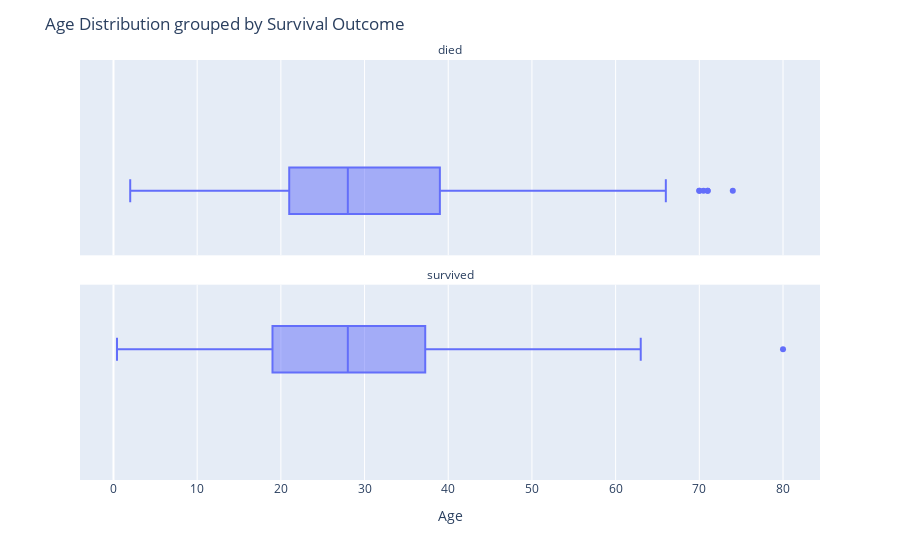

The code cell stored with this chart in its notebook:
### Markdown cell above
## 8. Is survival correlated with passenger age?

### Code cell
fig = px.box(df.replace({0:'died',1:'survived'}),
             x='Age',
             facet_col='Survived',
             facet_col_wrap=1)
fig.update_layout(title='Age Distribution grouped by Survival Outcome')
fig.for_each_annotation(lambda a: a.update(text=a.text.split("=")[1]))
fig.show()

### Figure 1 — Plotly figure (JSON) as saved in the notebook; plotly's stock layout.template omitted (floating-point values rounded to 4 significant figures; data arrays with more than 128 entries replaced by an {"elided": "..."} marker saying what was removed)
{"data": [{"alignmentgroup": "True", "hovertemplate": "Survived=died<br>Age=%{x}<extra></extra>", "legendgroup": "", "marker": {"color": "#636efa"}, "name": "", "notched": false, "offsetgroup": "", "orientation": "h", "showlegend": false, "type": "box", "x": {"elided": "549 mixed values"}, "x0": " ", "xaxis": "x2", "y0": " ", "yaxis": "y2"}, {"alignmentgroup": "True", "hovertemplate": "Survived=survived<br>Age=%{x}<extra></extra>", "legendgroup": "", "marker": {"color": "#636efa"}, "name": "", "notched": false, "offsetgroup": "", "orientation": "h", "showlegend": false, "type": "box", "x": {"elided": "342 mixed values"}, "x0": " ", "xaxis": "x", "y0": " ", "yaxis": "y"}], "layout": {"annotations": [{"font": {}, "showarrow": false, "text": "survived", "x": 0.5, "xanchor": "center", "xref": "paper", "y": 0.465, "yanchor": "bottom", "yref": "paper"}, {"font": {}, "showarrow": false, "text": "died", "x": 0.5, "xanchor": "center", "xref": "paper", "y": 1.0, "yanchor": "bottom", "yref": "paper"}], "boxmode": "group", "legend": {"tracegroupgap": 0}, "margin": {"t": 60}, "title": {"text": "Age Distribution grouped by Survival Outcome"}, "xaxis": {"anchor": "y", "domain": [0, 1], "title": {"text": "Age"}}, "xaxis2": {"anchor": "y2", "domain": [0, 1], "matches": "x", "showticklabels": false}, "yaxis": {"anchor": "x", "domain": [0, 0.465]}, "yaxis2": {"anchor": "x2", "domain": [0.535, 1.0], "matches": "y"}}}
